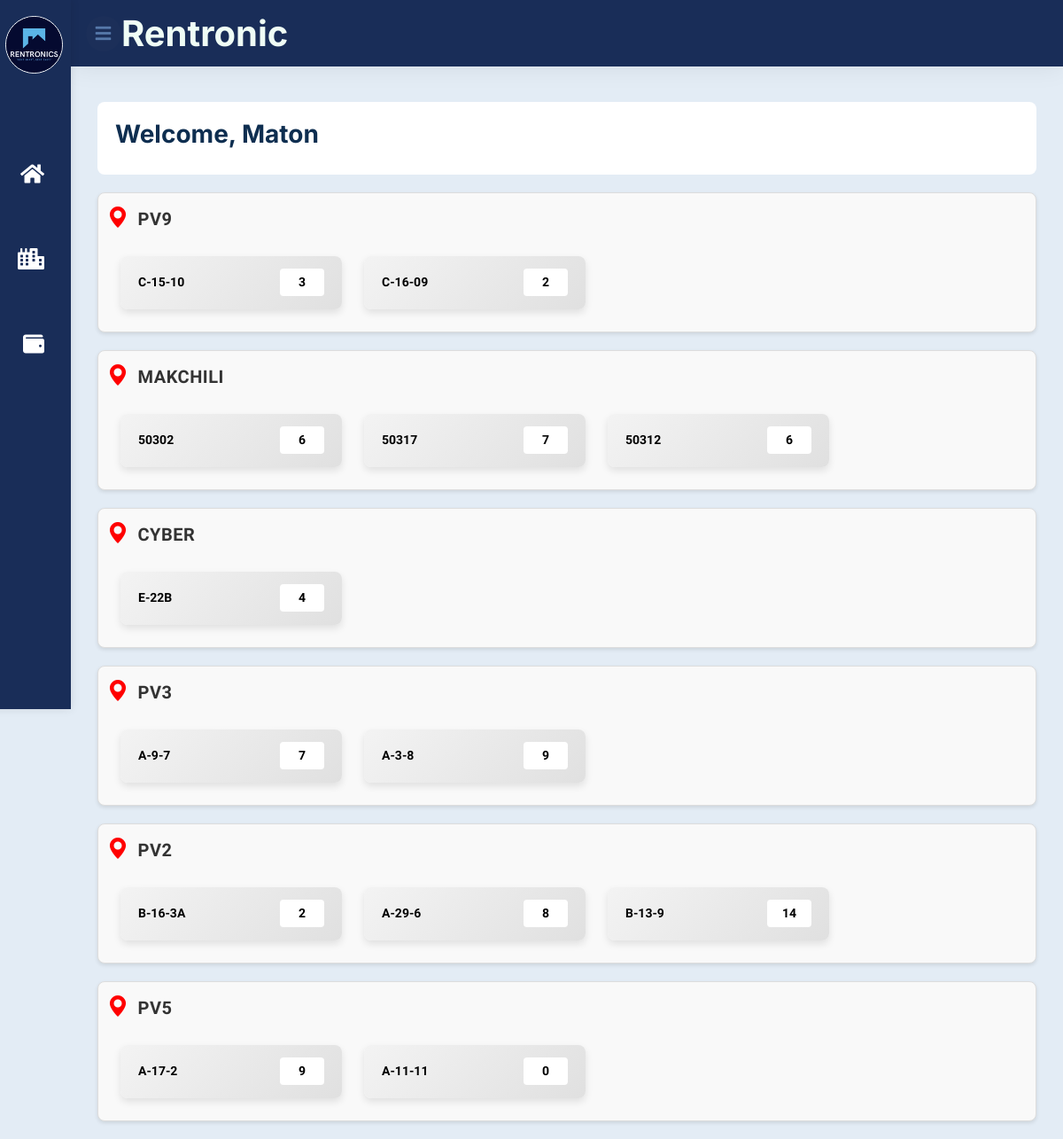
Screenshot of /module-property/agent/propertylist.php (signed in) with the database file from the repository.
### tables this page shows
CREATE TABLE `agent` (
  `AgentID` varchar(6) NOT NULL,
  `AgentName` varchar(255) NOT NULL,
  `AgentEmail` varchar(255) NOT NULL,
  `AgentWhatsapp` varchar(20) DEFAULT NULL,
  `Password` varchar(255) NOT NULL,
  `AgentType` varchar(50) NOT NULL,
  `AccessLevel` int(11) NOT NULL,
  `Status` varchar(50) DEFAULT 'Active',
  `CreatedAt` datetime DEFAULT CURRENT_TIMESTAMP,
  `UpdatedAt` datetime DEFAULT CURRENT_TIMESTAMP ON UPDATE CURRENT_TIMESTAMP
);

CREATE TABLE `property` (
  `PropertyID` varchar(6) NOT NULL,
  `PropertyName` varchar(255) NOT NULL,
  `PropertyType` varchar(255) NOT NULL,
  `Location` varchar(255) NOT NULL,
  `Maps` varchar(255) DEFAULT NULL,
  `PropertyStatus` varchar(50) DEFAULT 'Active',
  `CreatedAt` datetime DEFAULT CURRENT_TIMESTAMP,
  `UpdatedAt` datetime DEFAULT CURRENT_TIMESTAMP ON UPDATE CURRENT_TIMESTAMP,
  `AgentID` varchar(6) DEFAULT NULL
);

CREATE TABLE `unit` (
  `UnitID` varchar(6) NOT NULL,
  `PropertyID` varchar(6) NOT NULL,
  `UnitNo` varchar(255) NOT NULL,
  `FloorPlan` varchar(255) DEFAULT NULL,
  `Investor` varchar(255) DEFAULT NULL,
  `UnitType` varchar(50) DEFAULT NULL,
  `OccupancyStatus` varchar(50) DEFAULT 'Available',
  `CreatedAt` datetime DEFAULT CURRENT_TIMESTAMP,
  `UpdatedAt` datetime DEFAULT CURRENT_TIMESTAMP ON UPDATE CURRENT_TIMESTAMP
);

### module-property/agent/propertylist.php (the view, shortened to what this page needs)
<?php
require_once __DIR__ . '/../../module-auth/dbconnection.php';
$user = $_SESSION['auser']['AgentEmail'];
$stmt = $conn->prepare("SELECT AgentName FROM agent WHERE AgentEmail = ?");
$stmt->bind_param("s", $user);
$stmt->execute();
$result = $stmt->get_result();
$row = $result->fetch_assoc();
if ($row === null) {
    $agentName = "Unknown Agent";
    error_log("No agent found for email: " . $user);
} else {
    $agentName = $row['AgentName'];
}
$properties = [];
$result = $conn->query("SELECT PropertyID, PropertyName, PropertyType, Location FROM Property");
while ($row = $result->fetch_assoc()) {
    $properties[$row['PropertyID']] = $row;
}
$units = [];
$result = $conn->query("SELECT UnitID, PropertyID, UnitNo, FloorPlan FROM Unit");
while ($row = $result->fetch_assoc()) {
    $units[$row['PropertyID']][] = $row;
}
$rooms = [];
$result = $conn->query("SELECT RoomID, UnitID, RoomNo FROM Room");
while ($row = $result->fetch_assoc()) {
    $rooms[$row['UnitID']][] = $row;
}
$beds = [];
$result = $conn->query("SELECT BedID, RoomID, BedNo, BedStatus FROM Bed");
while ($row = $result->fetch_assoc()) {
    $beds[$row['RoomID']][] = $row;
}
function countAvailableBeds($unitID, $rooms, $beds) {
    $availableBeds = 0;
    if (isset($rooms[$unitID])) {
        foreach ($rooms[$unitID] as $room) {
            $roomID = $room['RoomID'];
            if (isset($beds[$roomID])) {
                foreach ($beds[$roomID] as $bed) {
                    if ($bed['BedStatus'] === 'Available' || $bed['BedStatus'] === 'Vacant' || $bed['BedStatus'] === '' || is_null($bed['BedStatus'])) {
                        $availableBeds++;
                    }
                }
            }
        }
    }
    return $availableBeds;
}
?>
<!DOCTYPE html>
<html lang="en">
<head>
    <link href="https://cdnjs.cloudflare.com/ajax/libs/font-awesome/5.10.0/css/all.min.css" rel="stylesheet">
    <link href="https://cdn.jsdelivr.net/npm/bootstrap-icons@1.4.1/font/bootstrap-icons.css" rel="stylesheet">
    <link rel="stylesheet" href="assets/css/feathericon.min.css">
    <link href="lib/animate/animate.min.css" rel="stylesheet">
    <link href="lib/owlcarousel/assets/owl.carousel.min.css" rel="stylesheet">
    <link href="lib/magnific-popup/dist/magnific-popup.css" rel="stylesheet">
    <link href="../../css/dashboardagent.css" rel="stylesheet">
    <link href="../../css/navbar.css" rel="stylesheet">
    <link href="../../css/bootstrap.min.css" rel="stylesheet">
</head>
<body>
    <div class="container-fluid p-0">
        <?php include('../../nav_sidebar.php'); ?>
        <div class="page-wrapper">
            <div class="content container-fluid">
                <div class="page-header">
                    <div class="row">
                        <div class="col-sm-12">
                            <h3 class="page-title">Welcome, <?php echo $agentName; ?></h3>
                        </div>
                    </div>
                </div>
                <?php foreach ($properties as $propertyID => $property): ?>
                <div class="location-section">
                    <div class="location-title">
                        <i class="bi bi-geo-alt-fill location-icon"></i><?php echo $property['PropertyName']; ?>
                    </div>
                    <?php if (isset($units[$propertyID])): ?>
                    <div class="unit-container">
                        <?php foreach ($units[$propertyID] as $unit): ?>
                        <a href="../<?php echo $unit['FloorPlan']; ?>?propertyID=<?php echo $propertyID; ?>&unitID=<?php echo $unit['UnitID']; ?>"
                            class="unit-box">
                            <div class="unit-box-content">
                                <div class="unit-name">
                                    <?php echo $unit['UnitNo']; ?>
                                </div>
                                <div class="bed-count">
                                    <?php
                                    $availableBeds = countAvailableBeds($unit['UnitID'], $rooms, $beds);
                                    echo $availableBeds;
                                    ?>
                                </div>
                            </div>
                        </a>
                        <?php endforeach; ?>
                    </div>
                    <?php endif; ?>
                </div>
                <?php endforeach; ?>
            </div>
        </div>
    </div>
</body>
</html>

### css/dashboardagent.css (style rules this page uses)
:root { --font-primary: "Roboto", sans-serif; --font-secondary: "Merriweather", serif; --color-primary: #1c2f59; --color-secondary: #6c757d; --color-success: #28a745; --color-danger: #dc3545; --color-warning: #ffc107; --color-info: #17a2b8; --color-light: #f8f9fa; --color-dark: #343a40; --color-btn: #5678aa ; --confirm: #28a745; --cancel: #dc3545; }
body { background-color: #e3ecf5; margin: 0 !important; padding: 0 !important; font-family: var(--font-primary); color: var(--color-dark); }
a { text-decoration: none; }
body { font-family: var(--font-primary); }
.page-wrapper { margin-left: 80px; padding-top: 10px; position: relative; transition: all 0.4s ease; }
.page-wrapper > .content { padding: 1.875rem 1.875rem 0; }
.row { padding-bottom: 0; }

### css/navbar.css (style rules this page uses)
:root { --font-primary: "Roboto", sans-serif; --font-secondary: "Merriweather", serif; --color-primary: #1c2f59; --color-secondary: #6c757d; --color-success: #28a745; --color-danger: #dc3545; --color-warning: #ffc107; --color-info: #17a2b8; --color-light: #f8f9fa; --color-dark: #343a40; --color-btn: #5678aa ; --confirm: #28a745; --cancel: #dc3545; }
a { text-decoration: none; }

### module-property/agent/propertylist.php (style rules this page uses)
body { background-color: #e3ecf5; font-family: 'Heebo', sans-serif; }
.page-header { background-color: #fff; padding: 20px; border-radius: 8px; margin-bottom: 20px; }
.location-section { margin-bottom: 20px; padding: 10px; border: 1px solid #ddd; border-radius: 8px; background-color: #f9f9f9; box-shadow: 0 2px 4px rgba(0, 0, 0, 0.1); }
.location-title { font-size: 20px; font-weight: 600; color: #333; margin-bottom: 10px; text-transform: uppercase; letter-spacing: 0.5px; }
.location-icon { color: red; margin-right: 10px; font-size: 24px; transition: color 0.2s; }
.unit-container { display: flex; flex-wrap: wrap; gap: 15px; padding: 10px; }
.unit-box { display: flex; justify-content: space-between; align-items: center; background: linear-gradient(135deg, #f3f3f3, #e0e0e0); padding: 20px; margin: 5px; border-radius: 8px; font-size: 16px; font-weight: 600; color: #000; box-shadow: 0 4px 8px rgba(0, 0, 0, 0.1); transition: transform 0.2s, box-shadow 0.2s; width: 250px; height: 60px; text-decoration: none; }
.unit-name { white-space: nowrap; overflow: hidden; text-overflow: ellipsis; font-size: 14px; font-weight: bold; width: 140px; align-content: center; transition: color 0.2s, font-size 0.2s; }
.bed-count { background-color: #fff; color: #000; padding: 5px 10px; border-radius: 4px; font-size: 14px; font-weight: bold; text-align: center; width: 50px; }
.unit-box-content { display: flex; justify-content: space-between; width: 100%; }

### rows the page displays
agent: AgentName "Maton"
property: PropertyName "PV9"
unit: UnitNo "C-15-10", UnitID "3"
unit: UnitNo "C-16-09", UnitID "2"
property: PropertyName "MAKCHILI"
unit: UnitNo "50302", UnitID "6"
unit: UnitNo "50317", UnitID "7"
unit: UnitNo "50312", UnitID "6"
property: PropertyName "CYBER"
unit: UnitNo "E-22B", UnitID "4"
property: PropertyName "PV3"
unit: UnitNo "A-9-7", UnitID "7"
unit: UnitNo "A-3-8", UnitID "9"
property: PropertyName "PV2"
unit: UnitNo "B-16-3A", UnitID "2"
unit: UnitNo "A-29-6", UnitID "8"
unit: UnitNo "B-13-9", UnitID "14"
property: PropertyName "PV5"
unit: UnitNo "A-17-2", UnitID "9"
unit: UnitNo "A-11-11", UnitID "0"
